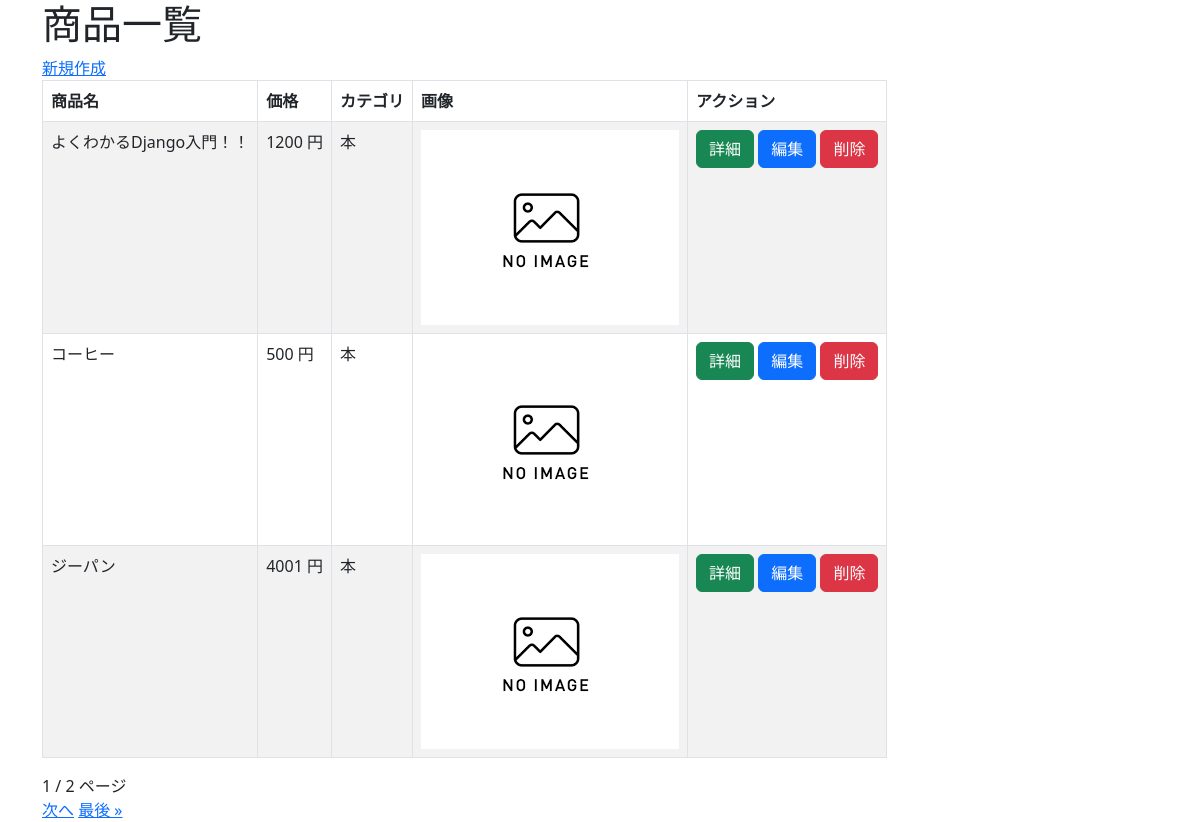
/crud/, run on the app's committed database.
### crud/models.py (models this page shows, shortened)
class Product(models.Model):
    name = models.CharField(max_length = 200)
    price = models.PositiveIntegerField()
    category = models.ForeignKey(Category, on_delete=models.CASCADE)
    img = models.ImageField(blank=True, default='noImage.png')
    detail = models.TextField(blank=True, null=True)

class Category(models.Model):
    name = models.CharField(max_length=200)
    def __str__(self):
        return self.name

### crud/views.py (the view)
# urls.py: path('crud/', views.ProductListView.as_view(), name="list"),
class ProductListView(ListView):
    model = Product
    template_name = "list.html"
    paginate_by = 3

### crud/templates/crud/product_list.html (shortened to what this page needs)
{% extends "base.html" %}
{% block content %}
<h1>商品一覧</h1>
<a href="{% url 'new' %}">新規作成</a>
<table class="table table-striped table-hover table-bordered" style="width: auto; table-layout: auto;">
  <thead>
    <tr>
      <th>商品名</th>
      <th>価格</th>
      <th>カテゴリ</th>
      <th>画像</th>
      <th>アクション</th>
    </tr>
  </thead>
  <tbody>
    {% for product in object_list %}
    <tr>
      <td>{{ product.name }}</td>
      <td>{{ product.price }} 円</td>
      <td>{{ product.category }}</td>
      <td><img src="{{ product.img.url }}" style="width:100px height:auto;"></td>
      <td>
        <button class="btn btn-success" onclick="location.href='{% url 'detail' pk=product.pk %}'">詳細</button>
        <button class="btn btn-primary" onclick="location.href='{% url 'edit' pk=product.pk %}'">編集</button>
        <button class="btn btn-danger" onclick="location.href='{% url 'delete' pk=product.pk %}'">削除</button>
      </td>
    </tr>
    {% endfor %}
  </tbody>
</table>
{{ page_obj.number }} / {{ page_obj.paginator.num_pages }} ページ<br>
{% if page_obj.has_next %}
<a href="?page={{ page_obj.next_page_number }}">次へ</a>
<a href="?page={{ page_obj.paginator.num_pages }}">最後 &raquo;</a>
{% endif %}
{% endblock %}

### crud/templates/base.html (shortened to what this page needs)
<!DOCTYPE html>
<html lang="ja">
<head>
    <link href="https://cdn.jsdelivr.net/npm/bootstrap@5.3.0-alpha3/dist/css/bootstrap.min.css" rel="stylesheet">
</head>
<body>
    <div class="container">
        {% block content %}{% endblock %}
    </div>
</body>
</html>

### data on the page
Product: name "よくわかるDjango入門！！", price "1200", category "本", img (placeholder picture)
Product: name "コーヒー", price "500", category "本", img (placeholder picture)
Product: name "ジーパン", price "4001", category "本", img (placeholder picture)

### other printed values
{{ page_obj.number }} "1"
{{ page_obj.paginator.num_pages }} "2"
